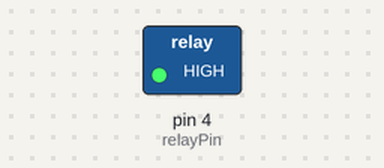
The sketch below on a simulated Arduino Uno, built with avr-gcc and run on an emulated ATmega328P. On the bench: switched loads named in the sketch (green lamp = pin HIGH). Dashed ring = blinking.

Above: at 0.5 s.
Timing chart, 0 to 4.6 s (numbered marks = the images above):
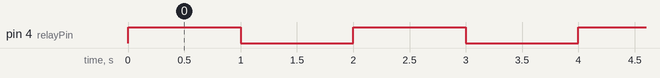

The sketch:

Demo2.ino
```cpp
// Styrpinne för reläet (den gula kabeln är ansluten till pin 4)
const int relayPin = 4;

void setup() {
  // Ställ in reläpinnen som en utgång
  pinMode(relayPin, OUTPUT);
}

void loop() {
  // Slå på reläet -> kretsen sluts och lysdioden tänds
  digitalWrite(relayPin, HIGH);
  // Vänta i 1 sekunder (lysdioden lyser)
  delay(1000);

  // Slå av reläet -> kretsen bryts och lysdioden slocknar
  digitalWrite(relayPin, LOW);
  // Vänta i 1 sekunder (lysdioden är släckt)
  delay(1000);
}
```

Measured:
- by itself, pin 4 (relayPin): alternates HIGH for 1.0 s and LOW for 1.0 s
